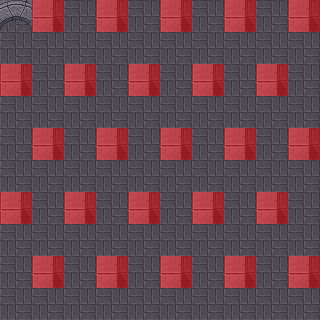

Tiled map render using the project's own tile images. Description and the whole map definition, tile-layer contents included, below:
An orthogonal 10x10 tile map with 32x32 px tiles, 3 tile layers (Tile Layer 1, Tile Layer 2, Collision) and 1 object (warp).

<map version="1.0" orientation="orthogonal" width="10" height="10" tilewidth="32" tileheight="32">
 <tileset firstgid="1" name="crypt" tilewidth="32" tileheight="32">
  <image source="crypt.png" width="512" height="512" />
 </tileset>
 <layer name="Tile Layer 1" width="10" height="10">
  <data>
   <tile gid="238" />
   <tile gid="238" />
   <tile gid="238" />
   <tile gid="238" />
   <tile gid="238" />
   <tile gid="238" />
   <tile gid="238" />
   <tile gid="238" />
   <tile gid="238" />
   <tile gid="238" />
   <tile gid="238" />
   <tile gid="238" />
   <tile gid="238" />
   <tile gid="238" />
   <tile gid="238" />
   <tile gid="238" />
   <tile gid="238" />
   <tile gid="238" />
   <tile gid="238" />
   <tile gid="238" />
   <tile gid="238" />
   <tile gid="238" />
   <tile gid="238" />
   <tile gid="238" />
   <tile gid="238" />
   <tile gid="238" />
   <tile gid="238" />
   <tile gid="238" />
   <tile gid="238" />
   <tile gid="238" />
   <tile gid="238" />
   <tile gid="238" />
   <tile gid="238" />
   <tile gid="238" />
   <tile gid="238" />
   <tile gid="238" />
   <tile gid="238" />
   <tile gid="238" />
   <tile gid="238" />
   <tile gid="238" />
   <tile gid="238" />
   <tile gid="238" />
   <tile gid="238" />
   <tile gid="238" />
   <tile gid="238" />
   <tile gid="238" />
   <tile gid="238" />
   <tile gid="238" />
   <tile gid="238" />
   <tile gid="238" />
   <tile gid="238" />
   <tile gid="238" />
   <tile gid="238" />
   <tile gid="238" />
   <tile gid="238" />
   <tile gid="238" />
   <tile gid="238" />
   <tile gid="238" />
   <tile gid="238" />
   <tile gid="238" />
   <tile gid="238" />
   <tile gid="238" />
   <tile gid="238" />
   <tile gid="238" />
   <tile gid="238" />
   <tile gid="238" />
   <tile gid="238" />
   <tile gid="238" />
   <tile gid="238" />
   <tile gid="238" />
   <tile gid="238" />
   <tile gid="238" />
   <tile gid="238" />
   <tile gid="238" />
   <tile gid="238" />
   <tile gid="238" />
   <tile gid="238" />
   <tile gid="238" />
   <tile gid="238" />
   <tile gid="238" />
   <tile gid="238" />
   <tile gid="238" />
   <tile gid="238" />
   <tile gid="238" />
   <tile gid="238" />
   <tile gid="238" />
   <tile gid="238" />
   <tile gid="238" />
   <tile gid="238" />
   <tile gid="238" />
   <tile gid="238" />
   <tile gid="238" />
   <tile gid="238" />
   <tile gid="238" />
   <tile gid="238" />
   <tile gid="238" />
   <tile gid="238" />
   <tile gid="238" />
   <tile gid="238" />
   <tile gid="238" />
  </data>
 </layer>
 <layer name="Tile Layer 2" width="10" height="10">
  <data>
   <tile gid="253" />
   <tile gid="160" />
   <tile gid="0" />
   <tile gid="160" />
   <tile gid="0" />
   <tile gid="160" />
   <tile gid="0" />
   <tile gid="160" />
   <tile gid="0" />
   <tile gid="160" />
   <tile gid="0" />
   <tile gid="0" />
   <tile gid="0" />
   <tile gid="0" />
   <tile gid="0" />
   <tile gid="0" />
   <tile gid="0" />
   <tile gid="0" />
   <tile gid="0" />
   <tile gid="0" />
   <tile gid="160" />
   <tile gid="0" />
   <tile gid="160" />
   <tile gid="0" />
   <tile gid="160" />
   <tile gid="0" />
   <tile gid="160" />
   <tile gid="0" />
   <tile gid="160" />
   <tile gid="0" />
   <tile gid="0" />
   <tile gid="0" />
   <tile gid="0" />
   <tile gid="0" />
   <tile gid="0" />
   <tile gid="0" />
   <tile gid="0" />
   <tile gid="0" />
   <tile gid="0" />
   <tile gid="0" />
   <tile gid="0" />
   <tile gid="160" />
   <tile gid="0" />
   <tile gid="160" />
   <tile gid="0" />
   <tile gid="160" />
   <tile gid="0" />
   <tile gid="160" />
   <tile gid="0" />
   <tile gid="160" />
   <tile gid="0" />
   <tile gid="0" />
   <tile gid="0" />
   <tile gid="0" />
   <tile gid="0" />
   <tile gid="0" />
   <tile gid="0" />
   <tile gid="0" />
   <tile gid="0" />
   <tile gid="0" />
   <tile gid="160" />
   <tile gid="0" />
   <tile gid="160" />
   <tile gid="0" />
   <tile gid="160" />
   <tile gid="0" />
   <tile gid="160" />
   <tile gid="0" />
   <tile gid="160" />
   <tile gid="0" />
   <tile gid="0" />
   <tile gid="0" />
   <tile gid="0" />
   <tile gid="0" />
   <tile gid="0" />
   <tile gid="0" />
   <tile gid="0" />
   <tile gid="0" />
   <tile gid="0" />
   <tile gid="0" />
   <tile gid="0" />
   <tile gid="160" />
   <tile gid="0" />
   <tile gid="160" />
   <tile gid="0" />
   <tile gid="160" />
   <tile gid="0" />
   <tile gid="160" />
   <tile gid="0" />
   <tile gid="160" />
   <tile gid="0" />
   <tile gid="0" />
   <tile gid="0" />
   <tile gid="0" />
   <tile gid="0" />
   <tile gid="0" />
   <tile gid="0" />
   <tile gid="0" />
   <tile gid="0" />
   <tile gid="0" />
  </data>
 </layer>
 <layer name="Collision" width="10" height="10">
  <data>
   <tile gid="0" />
   <tile gid="13" />
   <tile gid="0" />
   <tile gid="13" />
   <tile gid="0" />
   <tile gid="13" />
   <tile gid="0" />
   <tile gid="13" />
   <tile gid="0" />
   <tile gid="13" />
   <tile gid="0" />
   <tile gid="0" />
   <tile gid="0" />
   <tile gid="0" />
   <tile gid="0" />
   <tile gid="0" />
   <tile gid="0" />
   <tile gid="0" />
   <tile gid="0" />
   <tile gid="0" />
   <tile gid="13" />
   <tile gid="0" />
   <tile gid="13" />
   <tile gid="0" />
   <tile gid="13" />
   <tile gid="0" />
   <tile gid="13" />
   <tile gid="0" />
   <tile gid="13" />
   <tile gid="0" />
   <tile gid="0" />
   <tile gid="0" />
   <tile gid="0" />
   <tile gid="0" />
   <tile gid="0" />
   <tile gid="0" />
   <tile gid="0" />
   <tile gid="0" />
   <tile gid="0" />
   <tile gid="0" />
   <tile gid="0" />
   <tile gid="13" />
   <tile gid="0" />
   <tile gid="13" />
   <tile gid="0" />
   <tile gid="13" />
   <tile gid="0" />
   <tile gid="13" />
   <tile gid="0" />
   <tile gid="13" />
   <tile gid="0" />
   <tile gid="0" />
   <tile gid="0" />
   <tile gid="0" />
   <tile gid="0" />
   <tile gid="0" />
   <tile gid="0" />
   <tile gid="0" />
   <tile gid="0" />
   <tile gid="0" />
   <tile gid="13" />
   <tile gid="0" />
   <tile gid="13" />
   <tile gid="0" />
   <tile gid="13" />
   <tile gid="0" />
   <tile gid="13" />
   <tile gid="0" />
   <tile gid="13" />
   <tile gid="0" />
   <tile gid="0" />
   <tile gid="0" />
   <tile gid="0" />
   <tile gid="0" />
   <tile gid="0" />
   <tile gid="0" />
   <tile gid="0" />
   <tile gid="0" />
   <tile gid="0" />
   <tile gid="0" />
   <tile gid="0" />
   <tile gid="13" />
   <tile gid="0" />
   <tile gid="13" />
   <tile gid="0" />
   <tile gid="13" />
   <tile gid="0" />
   <tile gid="13" />
   <tile gid="0" />
   <tile gid="13" />
   <tile gid="0" />
   <tile gid="0" />
   <tile gid="0" />
   <tile gid="0" />
   <tile gid="0" />
   <tile gid="0" />
   <tile gid="0" />
   <tile gid="0" />
   <tile gid="0" />
   <tile gid="0" />
  </data>
 </layer>
 <objectgroup name="Warps" width="10" height="10">
  <object name="warp" x="8" y="24" width="15" height="6">
   <properties>
    <property name="mapa" value="mapa6" />
    <property name="x" value="20" />
    <property name="y" value="20" />
   </properties>
  </object>
 </objectgroup>
</map>
